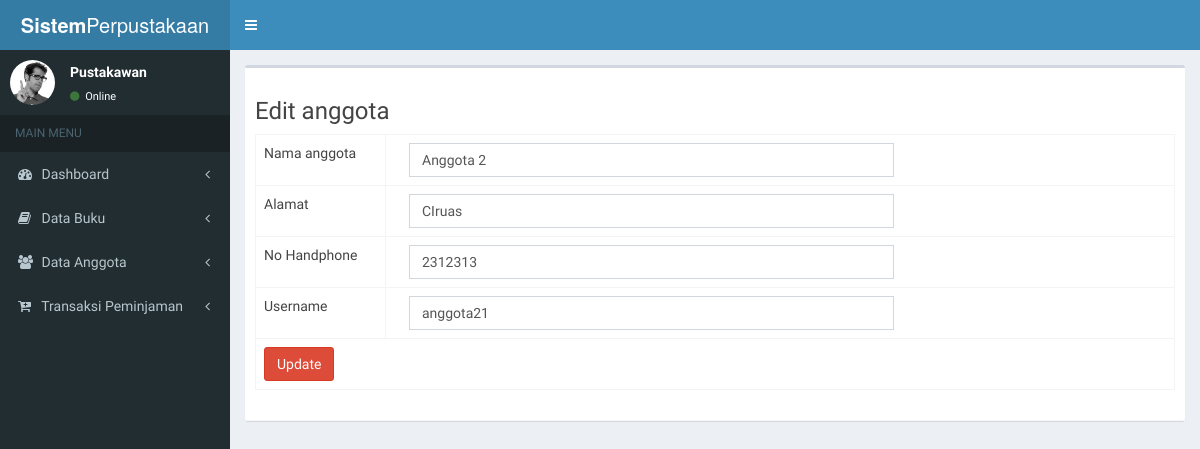
Page /index.php/anggota/edit/2 on the committed database.
### tables this page shows
CREATE TABLE `anggota` (
  `anggota_id` int(11) NOT NULL,
  `nama` varchar(50) NOT NULL,
  `alamat` text NOT NULL,
  `no_hp` varchar(15) NOT NULL,
  `username` varchar(50) NOT NULL,
  `password` varchar(50) NOT NULL
);

### application/libraries/Template.php (called while the page is built)
<?php if ( ! defined('BASEPATH')) exit('No direct script access allowed');
class Template {
		var $template_data = array();
		function set($name, $value)
		{
			$this->template_data[$name] = $value;
		}
		function load($template = '', $view = '' , $view_data = array(), $return = FALSE)
		{
			$this->CI =& get_instance();
			$this->set('contents', $this->CI->load->view($view, $view_data, TRUE));
			return $this->CI->load->view($template, $this->template_data, $return);
		}
}

### application/controllers/Anggota.php (called while the page is built, shortened)
<?php
class Anggota extends CI_Controller{
	function edit()
	{
		if(isset($_POST['submit'])){
			$this->model_anggota->edit();
			redirect('anggota');
		}
		else {
			$id = $this->uri->segment(3);
			$data['record'] = $this->model_anggota->get_one($id)->row_array();
			$this->template->load('master_pustakawan','anggota/form_edit', $data);
		}
	}
}

### index.php (called while the page is built, shortened)
<?php
require_once BASEPATH.'core/CodeIgniter.php';

### application/models/Model_anggota.php (called while the page is built, shortened)
<?php
class Model_anggota extends CI_Model{
function get_one($id)
{
	$param = array('anggota_id'=>$id);
	return $this->db->get_where('anggota',$param);
}
}

### application/views/anggota/form_edit.php (the view, shortened to what this page needs)
    <section class="content">
      <div class="box">
        <div class="box-header with-border">
<h3>Edit anggota </h3>
<?php
echo form_open('anggota/edit');
?>
<table class="table table-bordered">
<tr>
<td>Nama anggota</td>
<td><div class="col-sm-8"><input type="text" name="nama" class="form-control" value ="<?php echo $record['nama']?>">
</div>
</td>
</tr>
<tr>
<td width="130">Alamat</td>
<td><div class="col-sm-8"><input type="text" name="alamat" class="form-control" value ="<?php echo $record['alamat']?>">
</div></td>
</tr>
<tr>
<td width="130">No Handphone</td>
<td><div class="col-sm-8"><input type="text" name="no_hp" class="form-control" value ="<?php echo $record['no_hp']?>">
</div></td>
</tr>
<tr>
<td width="130">Username</td>
<td><div class="col-sm-8"><input type="text" name="username" class="form-control" value ="<?php echo $record['username']?>">
</div></td>
</tr>
<tr><td colspan="2"><button class="btn btn-danger" type="submit" name="submit">Update</button></td></tr>
</table>
</form>
</div>
      </div>
    </section>

### rows in the picture
anggota: nama "Anggota 2", alamat "CIruas", no_hp "2312313", username "anggota21"
